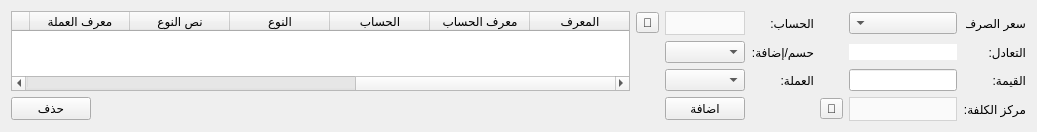
     <widget class="QWidget" name="tab_2">
      <property name="layoutDirection">
       <enum>Qt::RightToLeft</enum>
      </property>
      <attribute name="title">
       <string>الحسم والإضافة</string>
      </attribute>
      <layout class="QGridLayout" name="gridLayout_4">
       <item row="3" column="1">
        <widget class="QComboBox" name="discount_addition_cost_center_combobox">
         <property name="minimumSize">
          <size>
           <width>0</width>
           <height>0</height>
          </size>
         </property>
         <property name="layoutDirection">
          <enum>Qt::LeftToRight</enum>
         </property>
         <property name="styleSheet">
          <string notr="true">QComboBox {
        background-color: #fafafa;
        border: 1px solid lightgrey;		
		height: 22px;
		color: black;
    }
    QComboBox::drop-down {
        border: none;
    }</string>
         </property>
        </widget>
       </item>
       <item row="2" column="5">
        <widget class="QComboBox" name="discount_addition_currency_combobox">
         <property name="minimumSize">
          <size>
           <width>0</width>
           <height>0</height>
          </size>
         </property>
         <property name="maximumSize">
          <size>
           <width>200</width>
           <height>16777215</height>
          </size>
         </property>
         <property name="layoutDirection">
          <enum>Qt::LeftToRight</enum>
         </property>
        </widget>
       </item>
       <item row="0" column="0">
        <widget class="QLabel" name="label_74">
         <property name="maximumSize">
          <size>
           <width>60</width>
           <height>16777215</height>
          </size>
         </property>
         <property name="layoutDirection">
          <enum>Qt::RightToLeft</enum>
         </property>
         <property name="text">
          <string>سعر الصرف:</string>
         </property>
        </widget>
       </item>
       <item row="1" column="5">
        <widget class="QComboBox" name="discount_addition_type_combobox">
         <property name="minimumSize">
          <size>
           <width>0</width>
           <height>0</height>
          </size>
         </property>
         <property name="maximumSize">
          <size>
           <width>200</width>
           <height>16777215</height>
          </size>
         </property>
         <property name="layoutDirection">
          <enum>Qt::LeftToRight</enum>
         </property>
        </widget>
       </item>
       <item row="0" column="1">
        <widget class="QComboBox" name="discount_addition_exchange_combobox">
         <property name="minimumSize">
          <size>
           <width>0</width>
           <height>0</height>
          </size>
         </property>
         <property name="maximumSize">
          <size>
           <width>200</width>
           <height>16777215</height>
          </size>
         </property>
         <property name="layoutDirection">
          <enum>Qt::RightToLeft</enum>
         </property>
        </widget>
       </item>
       <item row="1" column="0">
        <widget class="QLabel" name="label_82">
         <property name="maximumSize">
          <size>
           <width>60</width>
           <height>16777215</height>
          </size>
         </property>
         <property name="text">
          <string>التعادل:</string>
         </property>
        </widget>
       </item>
       <item row="0" column="7" rowspan="3" colspan="2">
        <widget class="QTableWidget" name="discounts_additions_table">
         <property name="layoutDirection">
          <enum>Qt::RightToLeft</enum>
         </property>
         <property name="selectionBehavior">
          <enum>QAbstractItemView::SelectRows</enum>
         </property>
         <property name="verticalScrollMode">
          <enum>QAbstractItemView::ScrollPerPixel</enum>
         </property>
         <property name="horizontalScrollMode">
          <enum>QAbstractItemView::ScrollPerPixel</enum>
         </property>
         <attribute name="horizontalHeaderHighlightSections">
          <bool>false</bool>
         </attribute>
         <column>
          <property name="text">
           <string>المعرف</string>
          </property>
         </column>
         <column>
          <property name="text">
           <string>معرف الحساب</string>
          </property>
         </column>
         <column>
          <property name="text">
           <string>الحساب</string>
          </property>
         </column>
         <column>
          <property name="text">
           <string>النوع</string>
          </property>
         </column>
         <column>
          <property name="text">
           <string>نص النوع</string>
          </property>
         </column>
         <column>
          <property name="text">
           <string>معرف العملة</string>
          </property>
         </column>
         <column>
          <property name="text">
           <string>العملة</string>
          </property>
         </column>
         <column>
          <property name="text">
           <string>معرف سعر الصرف</string>
          </property>
         </column>
         <column>
          <property name="text">
           <string>سعر الصرف</string>
          </property>
         </column>
         <column>
          <property name="text">
           <string>التعادل</string>
          </property>
         </column>
         <column>
          <property name="text">
           <string>معرف مركز الكلفة</string>
          </property>
         </column>
         <column>
          <property name="text">
           <string>مركز الكلفة</string>
          </property>
         </column>
         <column>
          <property name="text">
           <string>معرف الحساب المقابل</string>
          </property>
         </column>
         <column>
          <property name="text">
           <string>الحساب المقابل</string>
          </property>
         </column>
        </widget>
       </item>
       <item row="3" column="0">
        <widget class="QLabel" name="label_75">
         <property name="maximumSize">
          <size>
           <width>16777215</width>
           <height>16777215</height>
          </size>
         </property>
         <property name="layoutDirection">
          <enum>Qt::RightToLeft</enum>
         </property>
         <property name="text">
          <string>مركز الكلفة:</string>
         </property>
        </widget>
       </item>
       <item row="3" column="7">
        <spacer name="horizontalSpacer">
         <property name="orientation">
          <enum>Qt::Horizontal</enum>
         </property>
         <property name="sizeHint" stdset="0">
          <size>
           <width>533</width>
           <height>15</height>
          </size>
         </property>
        </spacer>
       </item>
       <item row="1" column="4">
        <widget class="QLabel" name="label_70">
         <property name="maximumSize">
          <size>
           <width>70</width>
           <height>16777215</height>
          </size>
         </property>
         <property name="layoutDirection">
          <enum>Qt::RightToLeft</enum>
         </property>
         <property name="text">
          <string>حسم/إضافة:</string>
         </property>
        </widget>
       </item>
       <item row="0" column="5">
        <widget class="QComboBox" name="discount_addition_account_combobox">
         <property name="minimumSize">
          <size>
           <width>0</width>
           <height>0</height>
          </size>
         </property>
         <property name="maximumSize">
          <size>
           <width>100</width>
           <height>16777215</height>
          </size>
         </property>
         <property name="layoutDirection">
          <enum>Qt::LeftToRight</enum>
         </property>
         <property name="styleSheet">
          <string notr="true">QComboBox {
        background-color: #fafafa;
        border: 1px solid lightgrey;		
		height: 22px;
		color: black;
    }
    QComboBox::drop-down {
        border: none;
    }</string>
         </property>
        </widget>
       </item>
       <item row="0" column="6">
        <widget class="QToolButton" name="select_account_btn">
         <property name="text">
          <string>🔎</string>
         </property>
        </widget>
       </item>
       <item row="3" column="8">
        <widget class="QPushButton" name="remove_invoice_discount_addition_btn">
         <property name="text">
          <string>حذف</string>
         </property>
        </widget>
       </item>
       <item row="0" column="4">
        <widget class="QLabel" name="label_67">
         <property name="maximumSize">
          <size>
           <width>16777215</width>
           <height>16777215</height>
          </size>
         </property>
         <property name="layoutDirection">
          <enum>Qt::RightToLeft</enum>
         </property>
         <property name="text">
          <string>الحساب:</string>
         </property>
        </widget>
       </item>
       <item row="3" column="3">
        <widget class="QToolButton" name="select_discount_addition_cost_center_btn">
         <property name="text">
          <string>🔎</string>
         </property>
        </widget>
       </item>
       <item row="2" column="0">
        <widget class="QLabel" name="label_69">
         <property name="maximumSize">
          <size>
           <width>40</width>
           <height>16777215</height>
          </size>
         </property>
         <property name="layoutDirection">
          <enum>Qt::RightToLeft</enum>
         </property>
         <property name="text">
          <string>القيمة:</string>
         </property>
        </widget>
       </item>
       <item row="3" column="5">
        <widget class="QPushButton" name="add_invoice_discount_addition_btn">
         <property name="layoutDirection">
          <enum>Qt::RightToLeft</enum>
         </property>
         <property name="text">
          <string>اضافة</string>
         </property>
        </widget>
       </item>
       <item row="1" column="1">
        <widget class="QLineEdit" name="invoice_discount_addition_equilivance_value_input">
         <property name="enabled">
          <bool>false</bool>
         </property>
         <property name="sizePolicy">
          <sizepolicy hsizetype="Minimum" vsizetype="Fixed">
           <horstretch>0</horstretch>
           <verstretch>0</verstretch>
          </sizepolicy>
         </property>
         <property name="minimumSize">
          <size>
           <width>0</width>
           <height>0</height>
          </size>
         </property>
         <property name="maximumSize">
          <size>
           <width>200</width>
           <height>16777215</height>
          </size>
         </property>
         <property name="layoutDirection">
          <enum>Qt::RightToLeft</enum>
         </property>
         <property name="styleSheet">
          <string notr="true">background-color:white;
color:black;
border: 1px darkgray solid;
</string>
         </property>
        </widget>
       </item>
       <item row="2" column="1">
        <widget class="QLineEdit" name="invoice_discoun_addition_input">
         <property name="sizePolicy">
          <sizepolicy hsizetype="Minimum" vsizetype="Fixed">
           <horstretch>0</horstretch>
           <verstretch>0</verstretch>
          </sizepolicy>
         </property>
         <property name="minimumSize">
          <size>
           <width>0</width>
           <height>0</height>
          </size>
         </property>
         <property name="maximumSize">
          <size>
           <width>16777215</width>
           <height>16777215</height>
          </size>
         </property>
         <property name="layoutDirection">
          <enum>Qt::RightToLeft</enum>
         </property>
        </widget>
       </item>
       <item row="2" column="4">
        <widget class="QLabel" name="label_31">
         <property name="text">
          <string>العملة:</string>
         </property>
        </widget>
       </item>
      </layout>
     </widget>
